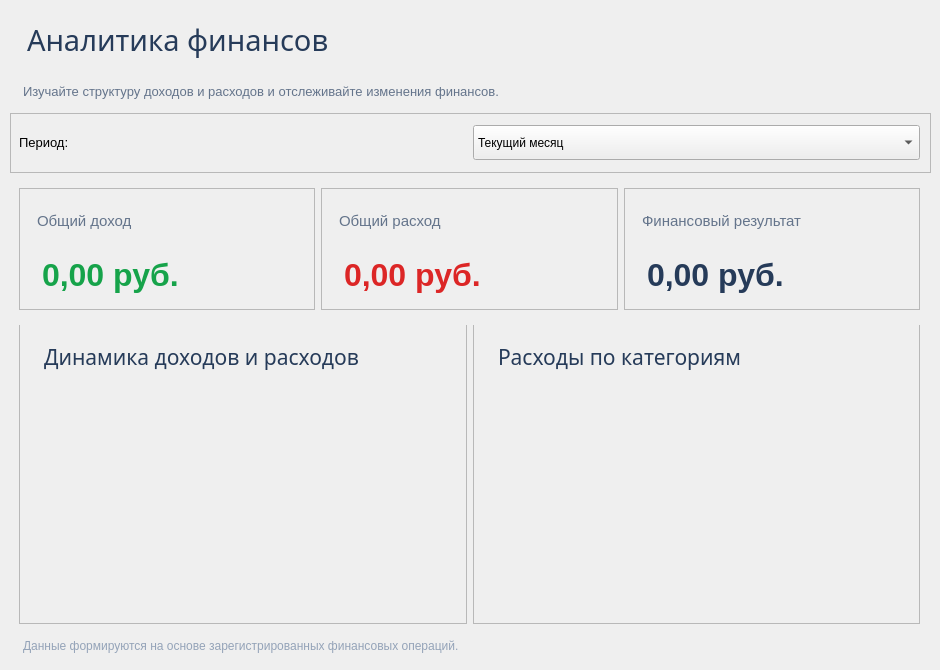
           <widget class="QWidget" name="pageAnalytics">
            <widget class="QWidget" name="verticalLayoutWidget_7">
             <property name="geometry">
              <rect>
               <x>10</x>
               <y>10</y>
               <width>921</width>
               <height>651</height>
              </rect>
             </property>
             <layout class="QVBoxLayout" name="verticalLayout_14">
              <item>
               <widget class="QLabel" name="lblAnalyticsTitle">
                <property name="font">
                 <font>
                  <family>Gill Sans MT</family>
                  <pointsize>22</pointsize>
                 </font>
                </property>
                <property name="styleSheet">
                 <string notr="true">color: #263B59; padding: 10px;</string>
                </property>
                <property name="text">
                 <string>Аналитика финансов</string>
                </property>
               </widget>
              </item>
              <item>
               <widget class="QLabel" name="lblAnalyticsDescription">
                <property name="font">
                 <font>
                  <pointsize>10</pointsize>
                 </font>
                </property>
                <property name="styleSheet">
                 <string notr="true">color: #64748B; padding-left: 10px;</string>
                </property>
                <property name="text">
                 <string>Изучайте структуру доходов и расходов и отслеживайте изменения финансов.</string>
                </property>
               </widget>
              </item>
              <item>
               <widget class="QFrame" name="analyticsPeriodContainer">
                <property name="minimumSize">
                 <size>
                  <width>0</width>
                  <height>60</height>
                 </size>
                </property>
                <property name="maximumSize">
                 <size>
                  <width>16777215</width>
                  <height>90</height>
                 </size>
                </property>
                <property name="frameShape">
                 <enum>QFrame::Shape::StyledPanel</enum>
                </property>
                <property name="frameShadow">
                 <enum>QFrame::Shadow::Raised</enum>
                </property>
                <widget class="QWidget" name="horizontalLayoutWidget">
                 <property name="geometry">
                  <rect>
                   <x>9</x>
                   <y>-1</y>
                   <width>901</width>
                   <height>61</height>
                  </rect>
                 </property>
                 <layout class="QHBoxLayout" name="horizontalLayout_9">
                  <item>
                   <widget class="QLabel" name="lblAnalyricsPeriod">
                    <property name="font">
                     <font>
                      <pointsize>10</pointsize>
                     </font>
                    </property>
                    <property name="text">
                     <string>Период:</string>
                    </property>
                   </widget>
                  </item>
                  <item>
                   <widget class="QComboBox" name="cmbAnalyticsPeriod">
                    <property name="minimumSize">
                     <size>
                      <width>170</width>
                      <height>35</height>
                     </size>
                    </property>
                    <item>
                     <property name="text">
                      <string>Текущий месяц</string>
                     </property>
                    </item>
                    <item>
                     <property name="text">
                      <string>Последние 3 месяца</string>
                     </property>
                    </item>
                    <item>
                     <property name="text">
                      <string>Последние 6 месяцев</string>
                     </property>
                    </item>
                    <item>
                     <property name="text">
                      <string>Текущий год</string>
                     </property>
                    </item>
                    <item>
                     <property name="text">
                      <string>За всё время</string>
                     </property>
                    </item>
                   </widget>
                  </item>
                 </layout>
                </widget>
               </widget>
              </item>
              <item>
               <widget class="QWidget" name="analyticsStatsContainer" native="true">
                <property name="minimumSize">
                 <size>
                  <width>0</width>
                  <height>140</height>
                 </size>
                </property>
                <property name="maximumSize">
                 <size>
                  <width>16777215</width>
                  <height>180</height>
                 </size>
                </property>
                <widget class="QWidget" name="horizontalLayoutWidget_9">
                 <property name="geometry">
                  <rect>
                   <x>9</x>
                   <y>9</y>
                   <width>901</width>
                   <height>122</height>
                  </rect>
                 </property>
                 <layout class="QHBoxLayout" name="horizontalLayout_10">
                  <item>
                   <widget class="QFrame" name="cardAnalyticsIncome">
                    <property name="minimumSize">
                     <size>
                      <width>0</width>
                      <height>120</height>
                     </size>
                    </property>
                    <property name="frameShape">
                     <enum>QFrame::Shape::StyledPanel</enum>
                    </property>
                    <property name="frameShadow">
                     <enum>QFrame::Shadow::Raised</enum>
                    </property>
                    <widget class="QWidget" name="verticalLayoutWidget_11">
                     <property name="geometry">
                      <rect>
                       <x>9</x>
                       <y>9</y>
                       <width>271</width>
                       <height>101</height>
                      </rect>
                     </property>
                     <layout class="QVBoxLayout" name="verticalLayout_15">
                      <item>
                       <widget class="QLabel" name="lblAnalyticsIncomeTitle">
                        <property name="font">
                         <font>
                          <pointsize>11</pointsize>
                         </font>
                        </property>
                        <property name="styleSheet">
                         <string notr="true">color: #64748B;
padding: 5px;</string>
                        </property>
                        <property name="text">
                         <string>Общий доход</string>
                        </property>
                       </widget>
                      </item>
                      <item>
                       <widget class="QLabel" name="lblAnalyticsIncomeValue">
                        <property name="font">
                         <font>
                          <pointsize>24</pointsize>
                          <bold>true</bold>
                         </font>
                        </property>
                        <property name="styleSheet">
                         <string notr="true">color: #16A34A;
padding: 5px;</string>
                        </property>
                        <property name="text">
                         <string>0,00 руб.</string>
                        </property>
                       </widget>
                      </item>
                     </layout>
                    </widget>
                   </widget>
                  </item>
                  <item>
                   <widget class="QFrame" name="cardAnalyticsExpense">
                    <property name="minimumSize">
                     <size>
                      <width>0</width>
                      <height>120</height>
                     </size>
                    </property>
                    <property name="frameShape">
                     <enum>QFrame::Shape::StyledPanel</enum>
                    </property>
                    <property name="frameShadow">
                     <enum>QFrame::Shadow::Raised</enum>
                    </property>
                    <widget class="QWidget" name="verticalLayoutWidget_12">
                     <property name="geometry">
                      <rect>
                       <x>9</x>
                       <y>9</y>
                       <width>261</width>
                       <height>101</height>
                      </rect>
                     </property>
                     <layout class="QVBoxLayout" name="verticalLayout_16">
                      <item>
                       <widget class="QLabel" name="lblAnalyticsExpenseTitle">
                        <property name="font">
                         <font>
                          <pointsize>11</pointsize>
                         </font>
                        </property>
                        <property name="styleSheet">
                         <string notr="true">color: #64748B;
padding: 5px;</string>
                        </property>
                        <property name="text">
                         <string>Общий расход</string>
                        </property>
                       </widget>
                      </item>
                      <item>
                       <widget class="QLabel" name="lblAnalyticsExpenseValue">
                        <property name="font">
                         <font>
                          <pointsize>24</pointsize>
                          <bold>true</bold>
                         </font>
                        </property>
                        <property name="styleSheet">
                         <string notr="true">color: #DC2626;
padding: 5px;</string>
                        </property>
                        <property name="text">
                         <string>0,00 руб.</string>
                        </property>
                       </widget>
                      </item>
                     </layout>
                    </widget>
                   </widget>
                  </item>
                  <item>
                   <widget class="QFrame" name="cardAnalyticsBalance">
                    <property name="minimumSize">
                     <size>
                      <width>0</width>
                      <height>120</height>
                     </size>
                    </property>
                    <property name="frameShape">
                     <enum>QFrame::Shape::StyledPanel</enum>
                    </property>
                    <property name="frameShadow">
                     <enum>QFrame::Shadow::Raised</enum>
                    </property>
                    <widget class="QWidget" name="verticalLayoutWidget_13">
                     <property name="geometry">
                      <rect>
                       <x>9</x>
                       <y>9</y>
                       <width>281</width>
                       <height>101</height>
                      </rect>
                     </property>
                     <layout class="QVBoxLayout" name="verticalLayout_17">
                      <item>
                       <widget class="QLabel" name="lblAnalyticsBalanceTitle">
                        <property name="font">
                         <font>
                          <pointsize>11</pointsize>
                         </font>
                        </property>
                        <property name="styleSheet">
                         <string notr="true">color: #64748B;
padding: 5px;</string>
                        </property>
                        <property name="text">
                         <string>Финансовый результат</string>
                        </property>
                       </widget>
                      </item>
                      <item>
                       <widget class="QLabel" name="lblAnalyticsBalanceValue">
                        <property name="font">
                         <font>
                          <pointsize>24</pointsize>
                          <bold>true</bold>
                         </font>
                        </property>
                        <property name="styleSheet">
                         <string notr="true">color: #263B59;
padding: 5px;</string>
                        </property>
                        <property name="text">
                         <string>0,00 руб.</string>
                        </property>
                       </widget>
                      </item>
                     </layout>
                    </widget>
                   </widget>
                  </item>
                 </layout>
                </widget>
               </widget>
              </item>
              <item>
               <widget class="QWidget" name="analyticsVisualContainer" native="true">
                <property name="minimumSize">
                 <size>
                  <width>0</width>
                  <height>300</height>
                 </size>
                </property>
                <property name="maximumSize">
                 <size>
                  <width>16777215</width>
                  <height>350</height>
                 </size>
                </property>
                <widget class="QWidget" name="horizontalLayoutWidget_10">
                 <property name="geometry">
                  <rect>
                   <x>9</x>
                   <y>-1</y>
                   <width>901</width>
                   <height>301</height>
                  </rect>
                 </property>
                 <layout class="QHBoxLayout" name="horizontalLayout_11">
                  <item>
                   <widget class="QFrame" name="analyticsChartContainer">
                    <property name="minimumSize">
                     <size>
                      <width>0</width>
                      <height>200</height>
                     </size>
                    </property>
                    <property name="maximumSize">
                     <size>
                      <width>16777215</width>
                      <height>300</height>
                     </size>
                    </property>
                    <property name="frameShape">
                     <enum>QFrame::Shape::StyledPanel</enum>
                    </property>
                    <property name="frameShadow">
                     <enum>QFrame::Shadow::Raised</enum>
                    </property>
                    <widget class="QWidget" name="verticalLayoutWidget_14">
                     <property name="geometry">
                      <rect>
                       <x>10</x>
                       <y>0</y>
                       <width>431</width>
                       <height>291</height>
                      </rect>
                     </property>
                     <layout class="QVBoxLayout" name="verticalLayout_18">
                      <item>
                       <widget class="QLabel" name="lblAnalyticsChartTitle">
                        <property name="font">
                         <font>
                          <family>Gill Sans MT</family>
                          <pointsize>16</pointsize>
                          <bold>false</bold>
                         </font>
                        </property>
                        <property name="styleSheet">
                         <string notr="true">color: #263B59;
padding: 10px;</string>
                        </property>
                        <property name="text">
                         <string>Динамика доходов и расходов</string>
                        </property>
                       </widget>
                      </item>
                      <item>
                       <widget class="QWidget" name="analyticsChartWidget" native="true">
                        <property name="minimumSize">
                         <size>
                          <width>0</width>
                          <height>220</height>
                         </size>
                        </property>
                       </widget>
                      </item>
                     </layout>
                    </widget>
                   </widget>
                  </item>
                  <item>
                   <widget class="QFrame" name="analyticsCategoriesContainer">
                    <property name="minimumSize">
                     <size>
                      <width>0</width>
                      <height>200</height>
                     </size>
                    </property>
                    <property name="maximumSize">
                     <size>
                      <width>16777215</width>
                      <height>300</height>
                     </size>
                    </property>
                    <property name="frameShape">
                     <enum>QFrame::Shape::StyledPanel</enum>
                    </property>
                    <property name="frameShadow">
                     <enum>QFrame::Shadow::Raised</enum>
                    </property>
                    <widget class="QWidget" name="verticalLayoutWidget_15">
                     <property name="geometry">
                      <rect>
                       <x>10</x>
                       <y>0</y>
                       <width>431</width>
                       <height>291</height>
                      </rect>
                     </property>
                     <layout class="QVBoxLayout" name="verticalLayout_19">
                      <item>
                       <widget class="QLabel" name="lblAnalyticsCategoriesTitle">
                        <property name="font">
                         <font>
                          <family>Gill Sans MT</family>
                          <pointsize>16</pointsize>
                         </font>
                        </property>
                        <property name="styleSheet">
                         <string notr="true">color: #263B59;
padding: 10px;</string>
                        </property>
                        <property name="text">
                         <string>Расходы по категориям</string>
                        </property>
                       </widget>
                      </item>
                      <item>
                       <widget class="QWidget" name="analyticsCategoriesChartWidget" native="true">
                        <property name="minimumSize">
                         <size>
                          <width>0</width>
                          <height>220</height>
                         </size>
                        </property>
                       </widget>
                      </item>
                     </layout>
                    </widget>
                   </widget>
                  </item>
                 </layout>
                </widget>
               </widget>
              </item>
              <item>
               <widget class="QLabel" name="lblAnalyticsFooter">
                <property name="styleSheet">
                 <string notr="true">color: #94A3B8;
padding: 5px 10px;</string>
                </property>
                <property name="text">
                 <string>Данные формируются на основе зарегистрированных финансовых операций.</string>
                </property>
               </widget>
              </item>
             </layout>
            </widget>
           </widget>
